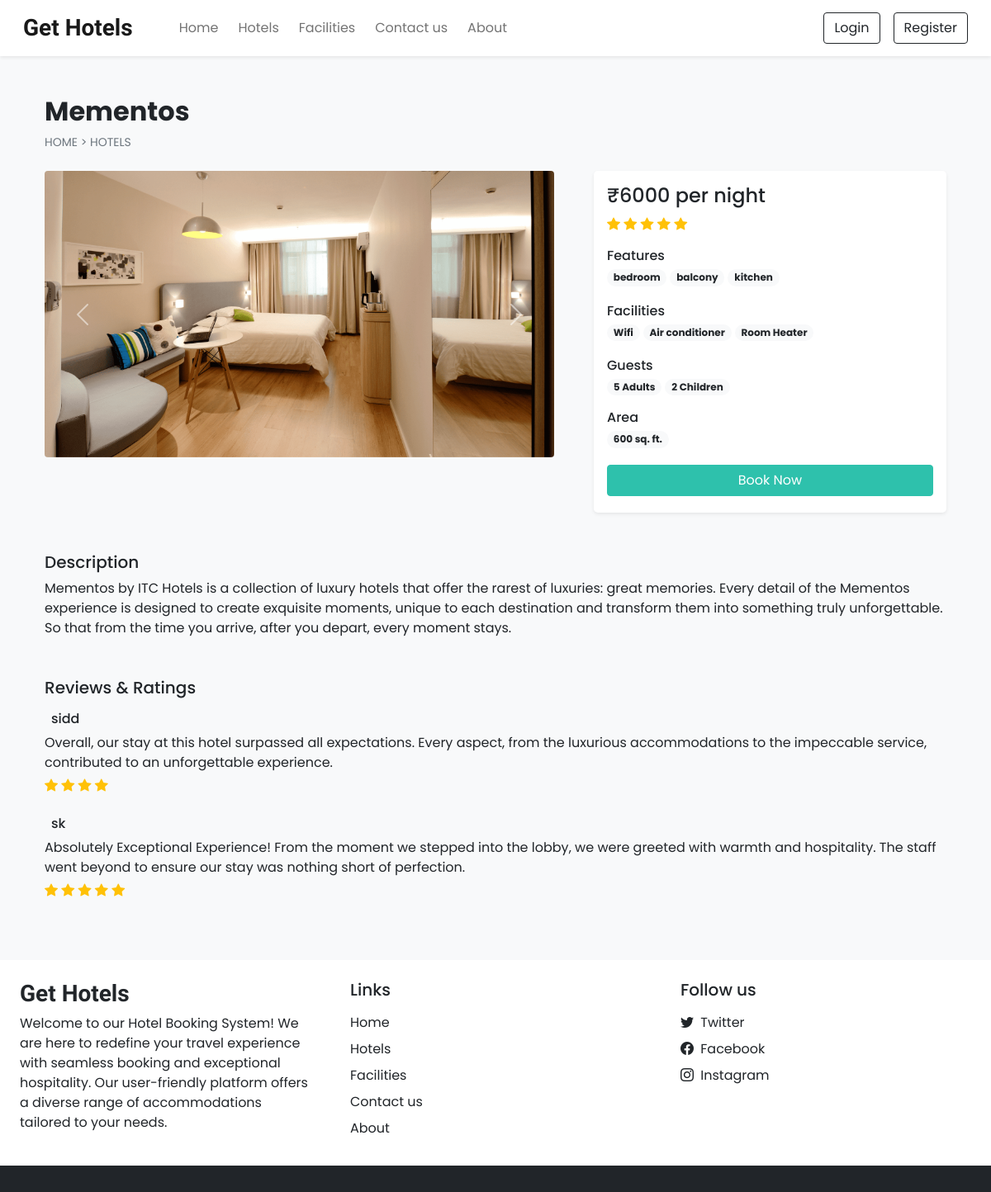
Page /room_details.php?id=5 on the committed database.
### tables this page shows
CREATE TABLE `settings` (
  `sr_no` int(11) NOT NULL,
  `site_title` varchar(50) NOT NULL,
  `site_about` varchar(250) NOT NULL,
  `shutdown` tinyint(1) NOT NULL
);

CREATE TABLE `rooms` (
  `id` int(11) NOT NULL,
  `name` varchar(150) NOT NULL,
  `area` int(11) NOT NULL,
  `price` int(11) NOT NULL,
  `quantity` int(11) NOT NULL,
  `adult` int(11) NOT NULL,
  `children` int(11) NOT NULL,
  `description` varchar(350) NOT NULL,
  `status` tinyint(4) NOT NULL DEFAULT 1,
  `removed` int(11) NOT NULL DEFAULT 0
);

CREATE TABLE `room_images` (
  `sr_no` int(11) NOT NULL,
  `room_id` int(11) NOT NULL,
  `image` varchar(150) NOT NULL,
  `thumb` tinyint(4) NOT NULL DEFAULT 0
);

CREATE TABLE `features` (
  `id` int(11) NOT NULL,
  `name` varchar(50) NOT NULL
);

CREATE TABLE `facilities` (
  `id` int(11) NOT NULL,
  `icon` varchar(100) NOT NULL,
  `name` varchar(50) NOT NULL,
  `description` varchar(250) NOT NULL
);

CREATE TABLE `rating_review` (
  `sr_no` int(11) NOT NULL,
  `booking_id` int(11) NOT NULL,
  `room_id` int(11) NOT NULL,
  `user_id` int(11) NOT NULL,
  `rating` int(11) NOT NULL,
  `review` varchar(200) NOT NULL,
  `seen` int(11) NOT NULL DEFAULT 0,
  `datentime` datetime NOT NULL DEFAULT current_timestamp()
);

CREATE TABLE `user_cred` (
  `id` int(11) NOT NULL,
  `name` varchar(100) NOT NULL,
   
  `address` varchar(120) NOT NULL,
  `phonenum` varchar(100) NOT NULL,
  `aadhar` varchar(12) NOT NULL,
  `pincode` int(11) NOT NULL,
  `dob` date NOT NULL,
   
  `password` varchar(200) NOT NULL,
   
   
   
  `status` int(11) NOT NULL DEFAULT 1,
  `datentime` datetime NOT NULL DEFAULT current_timestamp()
);

### admin/inc/db_config.php (called while the page is built, shortened)
<?php
  function select($sql,$values,$datatypes)
  {
    $con = $GLOBALS['con'];
    if($stmt = mysqli_prepare($con,$sql))
    {
      mysqli_stmt_bind_param($stmt,$datatypes,...$values);
      if(mysqli_stmt_execute($stmt)){
        $res = mysqli_stmt_get_result($stmt);
        return $res;
      }
      else{
        mysqli_stmt_close($stmt);
        die("Query cannot be executed - Select");
      }
    }
    else{
      die("Query cannot be prepared - Select");
    }
  }
?>

### room_details.php (the view, shortened to what this page needs)
<!DOCTYPE html>
<html lang="en">
<head>
  <?php require('inc/links.php'); ?>
</head>
<body class="bg-light">
  <?php require('inc/header.php'); ?>
  <?php
    $data = filteration($_GET);
    $room_res = select("SELECT * FROM `rooms` WHERE `id`=? AND `status`=? AND `removed`=?",[$data['id'],1,0],'iii');
    $room_data = mysqli_fetch_assoc($room_res);
  ?>
  <div class="container">
    <div class="row">
      <div class="col-12 my-5 mb-4 px-4">
        <h2 class="fw-bold"><?php echo $room_data['name'] ?></h2>
        <div style="font-size: 14px;">
          <a href="index.php" class="text-secondary text-decoration-none">HOME</a>
          <span class="text-secondary"> > </span>
          <a href="rooms.php" class="text-secondary text-decoration-none">HOTELS</a>
        </div>
      </div>
      <div class="col-lg-7 col-md-12 px-4">
        <div id="roomCarousel" class="carousel slide" data-bs-ride="carousel">
          <div class="carousel-inner">
            <?php
              $room_img = ROOMS_IMG_PATH."thumbnail.jpg";
              $img_q = mysqli_query($con,"SELECT * FROM `room_images`
                WHERE `room_id`='$room_data[id]'");
              if(mysqli_num_rows($img_q)>0)
              {
                $active_class = 'active';
                while($img_res = mysqli_fetch_assoc($img_q))
                {
                  echo"
                    <div class='carousel-item $active_class'>
                      <img src='".ROOMS_IMG_PATH.$img_res['image']."' class='d-block w-100 rounded'>
                    </div>
                  ";
                  $active_class='';
                }
              }
              else{
                echo"<div class='carousel-item active'>
                  <img src='$room_img' class='d-block w-100'>
                </div>";
              }
            ?>
          </div>
          <button class="carousel-control-prev" type="button" data-bs-target="#roomCarousel" data-bs-slide="prev">
            <span class="carousel-control-prev-icon" aria-hidden="true"></span>
          </button>
          <button class="carousel-control-next" type="button" data-bs-target="#roomCarousel" data-bs-slide="next">
            <span class="carousel-control-next-icon" aria-hidden="true"></span>
          </button>
        </div>
      </div>
      <div class="col-lg-5 col-md-12 px-4">
        <div class="card mb-4 border-0 shadow-sm rounded-3">
          <div class="card-body">
            <?php
              echo<<<price
                <h4>₹$room_data[price] per night</h4>
              price;
              $rating_q = "SELECT AVG(rating) AS `avg_rating` FROM `rating_review`
                WHERE `room_id`='$room_data[id]' ORDER BY `sr_no` DESC LIMIT 20";
              $rating_res = mysqli_query($con,$rating_q);
              $rating_fetch = mysqli_fetch_assoc($rating_res);
              $rating_data = "";
              if($rating_fetch['avg_rating']!=NULL)
              {
                for($i=0; $i < $rating_fetch['avg_rating']; $i++){
                  $rating_data .="<i class='bi bi-star-fill text-warning'></i> ";
                }
              }
              echo<<<rating
                <div class="mb-3">
                  $rating_data
                </div>
              rating;
              $fea_q = mysqli_query($con,"SELECT f.name FROM `features` f
                INNER JOIN `room_features` rfea ON f.id = rfea.features_id
                WHERE rfea.room_id = '$room_data[id]'");
              $features_data = "";
              while($fea_row = mysqli_fetch_assoc($fea_q)){
                $features_data .="<span class='badge rounded-pill bg-light text-dark text-wrap me-1 mb-1'>
                  $fea_row[name]
                </span>";
              }
              echo<<<features
                <div class="mb-3">
                  <h6 class="mb-1">Features</h6>
                  $features_data
                </div>
              features;
              $fac_q = mysqli_query($con,"SELECT f.name FROM `facilities` f
                INNER JOIN `room_facilities` rfac ON f.id = rfac.facilities_id
                WHERE rfac.room_id = '$room_data[id]'");
              $facilities_data = "";
              while($fac_row = mysqli_fetch_assoc($fac_q)){
                $facilities_data .="<span class='badge rounded-pill bg-light text-dark text-wrap me-1 mb-1'>
                  $fac_row[name]
                </span>";
              }
              echo<<<facilities
                <div class="mb-3">
                  <h6 class="mb-1">Facilities</h6>
                  $facilities_data
                </div>
              facilities;
              echo<<<guests
                <div class="mb-3">
                  <h6 class="mb-1">Guests</h6>
                  <span class="badge rounded-pill bg-light text-dark text-wrap">
                    $room_data[adult] Adults
                  </span>
                  <span class="badge rounded-pill bg-light text-dark text-wrap">
                    $room_data[children] Children
                  </span>
                </div>
              guests;
              echo<<<area
                <div class="mb-3">
                  <h6 class="mb-1">Area</h6>
                  <span class='badge rounded-pill bg-light text-dark text-wrap me-1 mb-1'>
                    $room_data[area] sq. ft.
                  </span>
                </div>
              area;
              if(!$settings_r['shutdown']){
                $login=0;
                echo<<<book
                  <button onclick='checkLoginToBook($login,$room_data[id])' class="btn w-100 text-white custom-bg shadow-none mb-1">Book Now</button>
                book;
              }
            ?>
          </div>
        </div>
      </div>
      <div class="col-12 mt-4 px-4">
        <div class="mb-5">
          <h5>Description</h5>
          <p>
            <?php echo $room_data['description'] ?>
          </p>
        </div>
        <div>
          <h5 class="mb-3">Reviews & Ratings</h5>
          <?php
            $review_q = "SELECT rr.*,uc.name AS uname, r.name AS rname FROM `rating_review` rr
              INNER JOIN `user_cred` uc ON rr.user_id = uc.id
              INNER JOIN `rooms` r ON rr.room_id = r.id
              WHERE rr.room_id = '$room_data[id]'
              ORDER BY `sr_no` DESC LIMIT 15";
            $review_res = mysqli_query($con,$review_q);
            if(mysqli_num_rows($review_res)==0){
              echo 'No reviews yet!';
            }
            else
            {
              while($row = mysqli_fetch_assoc($review_res))
              {
                $stars = "<i class='bi bi-star-fill text-warning'></i> ";
                for($i=1; $i<$row['rating']; $i++){
                  $stars .= " <i class='bi bi-star-fill text-warning'></i>";
                }
                echo<<<reviews
                  <div class="mb-4">
                    <div class="d-flex align-items-center mb-2">
                      <h6 class="m-0 ms-2">$row[uname]</h6>
                    </div>
                    <p class="mb-1">
                      $row[review]
                    </p>
                    <div>
                      $stars
                    </div>
                  </div>
                reviews;
              }
            }
          ?>
        </div>
      </div>
    </div>
  </div>
  <?php require('inc/footer.php'); ?>
</body>
</html>

### inc/header.php (shortened to what this page needs)
<nav id="nav-bar" class="navbar navbar-expand-lg navbar-light bg-white px-lg-3 py-lg-2 shadow-sm sticky-top">
  <div class="container-fluid">
    <a class="navbar-brand me-5 fw-bold fs-3 h-font" href="index.php"><?php echo $settings_r['site_title'] ?></a>
    <div class="collapse navbar-collapse" id="navbarSupportedContent">
      <ul class="navbar-nav me-auto mb-2 mb-lg-0">
        <li class="nav-item">
          <a class="nav-link me-2" href="index.php">Home</a>
        </li>
        <li class="nav-item">
          <a class="nav-link me-2" href="rooms.php">Hotels</a>
        </li>
        <li class="nav-item">
          <a class="nav-link me-2" href="facilities.php">Facilities</a>
        </li>
        <li class="nav-item">
          <a class="nav-link me-2" href="contact.php">Contact us</a>
        </li>
        <li class="nav-item">
          <a class="nav-link" href="about.php">About</a>
        </li>
      </ul>
      <div class="d-flex">
        <?php
          if(isset($_SESSION['login']) && $_SESSION['login']==true)
          {
            echo<<<data
              <div class="btn-group">
                <button type="button" class="btn btn-outline-dark shadow-none dropdown-toggle" data-bs-toggle="dropdown" data-bs-display="static" aria-expanded="false">
                  $_SESSION[uName]
                </button>
                <ul class="dropdown-menu dropdown-menu-lg-end">
                  <li><a class="dropdown-item" href="profile.php">Profile</a></li>
                  <li><a class="dropdown-item" href="bookings.php">Bookings</a></li>
                  <li><a class="dropdown-item" href="logout.php">Logout</a></li>
                </ul>
              </div>
            data;
          }
          else
          {
            echo<<<data
              <button type="button" class="btn btn-outline-dark shadow-none me-lg-3 me-2" data-bs-toggle="modal" data-bs-target="#loginModal">
                Login
              </button>
              <button type="button" class="btn btn-outline-dark shadow-none" data-bs-toggle="modal" data-bs-target="#registerModal">
                Register
              </button>
            data;
          }
        ?>
      </div>
    </div>
  </div>
</nav>

### inc/footer.php (shortened to what this page needs)
<div class="container-fluid bg-white mt-5">
  <div class="row">
    <div class="col-lg-4 p-4">
      <h3 class="h-font fw-bold fs-3 mb-2"><?php echo $settings_r['site_title'] ?></h3>
      <p>
        <?php echo $settings_r['site_about'] ?>
      </p>
    </div>
    <div class="col-lg-4 p-4">
      <h5 class="mb-3">Links</h5>
      <a href="index.php" class="d-inline-block mb-2 text-dark text-decoration-none">Home</a> <br>
      <a href="rooms.php" class="d-inline-block mb-2 text-dark text-decoration-none">Hotels</a> <br>
      <a href="facilities.php" class="d-inline-block mb-2 text-dark text-decoration-none">Facilities</a> <br>
      <a href="contact.php" class="d-inline-block mb-2 text-dark text-decoration-none">Contact us</a> <br>
      <a href="about.php" class="d-inline-block mb-2 text-dark text-decoration-none">About</a>
    </div>
    <div class="col-lg-4 p-4">
        <h5 class="mb-3">Follow us</h5>
        <?php
          if($contact_r['tw']!=''){
            echo<<<data
              <a href="$contact_r[tw]" class="d-inline-block text-dark text-decoration-none mb-2">
                <i class="bi bi-twitter me-1"></i> Twitter
              </a><br>
            data;
          }
        ?>
        <a href="<?php echo $contact_r['fb'] ?>" class="d-inline-block text-dark text-decoration-none mb-2">
          <i class="bi bi-facebook me-1"></i> Facebook
        </a><br>
        <a href="<?php echo $contact_r['insta'] ?>" class="d-inline-block text-dark text-decoration-none">
          <i class="bi bi-instagram me-1"></i> Instagram
        </a><br>
    </div>
  </div>
</div>
<h6 class="text-center bg-dark text-white p-3 m-0"></h6>

### css/common.css (style rules this page uses)
:root { --teal: #2ec1ac; --teal_hover: #279e8c; }
* { font-family: 'Poppins', sans-serif; }
.h-font { font-family: 'Merienda', cursive; }
.custom-bg { background-color: var(--teal); border: 1px solid var(--teal); }

### rows in the picture
settings: site_title "Get Hotels", site_about "Welcome to our Hotel Booking System! We are here to redefine your travel experience with seamless booking and exceptional hospitality. Our user-friendly platform offers a diverse range of accommodations tailored to your needs."
rooms: name "Mementos", price "6000", adult "5", children "2", area "600", description "Mementos by ITC Hotels is a collection of luxury hotels that offer the rarest of luxuries: great memories. Every detail of the Mementos experience is designed to create exquisite moments, unique to each destination and transform them into something truly unforgettable. So that from the time you arrive, after you depart, every moment stays."
room_images: image (picture)
features: name "bedroom"
features: name "balcony"
features: name "kitchen"
facilities: name "Wifi"
facilities: name "Air conditioner"
facilities: name "Room Heater"
rating_review: user.name "sidd", review "Overall, our stay at this hotel surpassed all expectations. Every aspect, from the luxurious accommodations to the impeccable service, contributed to an unforgettable experience."
rating_review: user.name "sk", review "Absolutely Exceptional Experience! From the moment we stepped into the lobby, we were greeted with warmth and hospitality. The staff went beyond to ensure our stay was nothing short of perfection."
